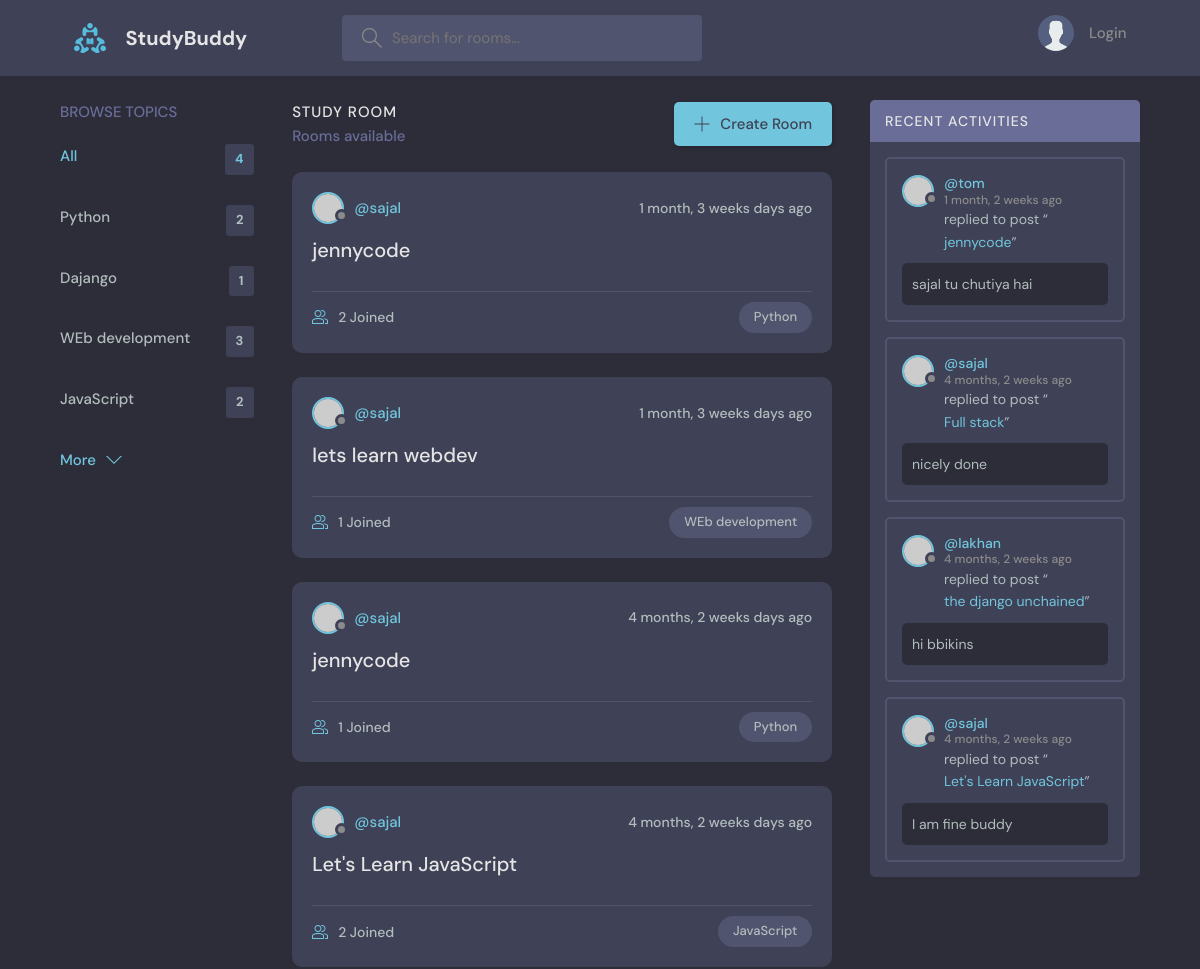
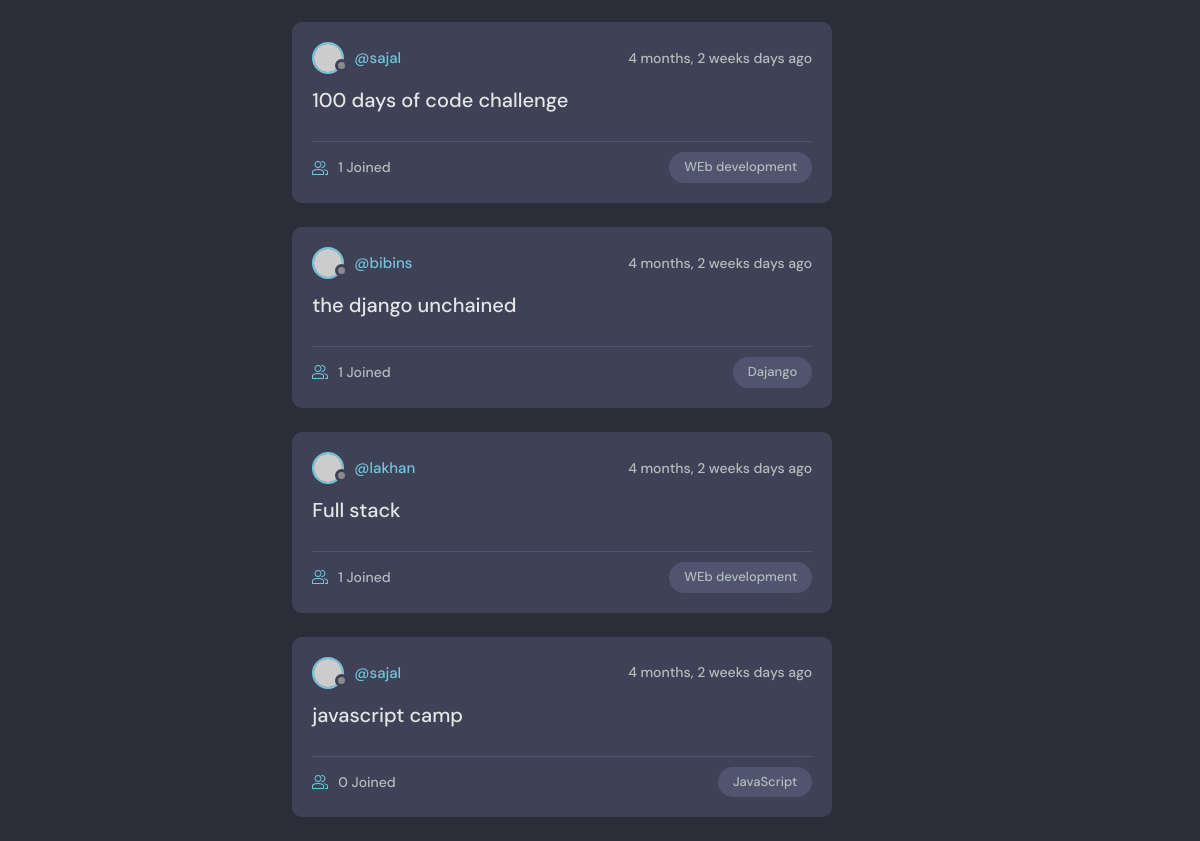
The page / on the database its author committed (2 pictures, top to bottom).
### base/models.py (models this page shows, shortened)
class Topic(models.Model):
    name = models.CharField(max_length=200)

class Room(models.Model):
    host = models.ForeignKey(User, on_delete=models.SET_NULL, null=True)
    topic = models.ForeignKey(Topic, on_delete=models.SET_NULL, null=True)
    name = models.CharField(max_length=200)
    description = models.TextField(null=True, blank=True)
    participants = models.ManyToManyField(
        User, related_name='participants', blank=True)
    updated = models.DateTimeField(auto_now=True)
    created = models.DateTimeField(auto_now_add=True)
    class Meta:
        ordering = ['-updated', '-created']

class Message(models.Model):
    user = models.ForeignKey(User, on_delete=models.CASCADE)
    room = models.ForeignKey(Room, on_delete=models.CASCADE)
    body = models.TextField()
    updated = models.DateTimeField(auto_now=True)
    created = models.DateTimeField(auto_now_add=True)
    class Meta:
        ordering = ['-updated', '-created']

### base/views.py (the view)
# urls.py: path('', views.home, name='home'),
def home(request):
    q = request.GET.get('q') if request.GET.get('q') != None else ''
    rooms = Room.objects.filter(
        Q(topic__name__icontains=q) |
        Q(name__icontains=q) |
        Q(description__icontains=q))
    topics = Topic.objects.all()[0:5]
    room_count = rooms.count()
    room_messages = Message.objects.filter(Q(room__topic__name__icontains=q))
    context = {'rooms': rooms, "topics": topics,
               'room_count': room_count, 'room_messages': room_messages}
    return render(request, 'base/home.html', context)

### base/templates/base/home.html (shortened to what this page needs)
{% extends 'main.html' %}
{% block content %}
<main class="layout layout--3">
  <div class="container">
    {% include 'base/topics_components.html' %}
    <div class="roomList">
      <div class="roomList__header">
        <div>
          <h2>Study Room</h2>
          <p>{{rooms_count}} Rooms available</p>
        </div>
        <a class="btn btn--main" href="{% url 'create_room' %}">
          <svg version="1.1" xmlns="http://www.w3.org/2000/svg" width="32" height="32" viewBox="0 0 32 32">
            <title>add</title>
            <path
              d="M16.943 0.943h-1.885v14.115h-14.115v1.885h14.115v14.115h1.885v-14.115h14.115v-1.885h-14.115v-14.115z"
            ></path>
          </svg>
          Create Room
        </a>
      </div>
      {% include 'base/feed_component.html' %}
    </div>
    {% include 'base/activity_components.html' %}
  </div>
</main>
{% endblock %}

### base/templates/base/topics_components.html
<div class="topics">
    <div class="topics__header">
      <h2>Browse Topics</h2>
    </div>
    <ul class="topics__list">
      <li>
        <a href="{% url 'home' %}" class="active">All <span>{{topics.count}}</span></a>
      </li>
      {% for topic in topics %}
        <li>
        <a href="{% url 'home' %}?q={{topic.name}}">{{topic.name}} <span>{{topic.room_set.all.count}}</span></a>
      </li>
        {% endfor %}
    </ul>
    <a class="btn btn--link" href="{% url 'topics' %}">
      More
      <svg version="1.1" xmlns="http://www.w3.org/2000/svg" width="32" height="32" viewBox="0 0 32 32">
        <title>chevron-down</title>
        <path d="M16 21l-13-13h-3l16 16 16-16h-3l-13 13z"></path>
      </svg>
    </a>
  </div>

### base/templates/base/feed_component.html (shortened to what this page needs)
{% for room in rooms%}
<div class="roomListRoom">
    <div class="roomListRoom__header">
      <a href="{% url 'user-profile' room.host.id %}" class="roomListRoom__author">
        <div class="avatar avatar--small">
          <img src="https://randomuser.me/api/portraits/women/11.jpg" />
        </div>
        <span>@{{room.host.username}}</span>
      </a>
      <div class="roomListRoom__actions">
        <span>{{room.created|timesince}} days ago</span>
      </div>
    </div>
    <div class="roomListRoom__content">
      <a href="{% url 'room' room.id %}">{{room.name}}</a>
    </div>
    <div class="roomListRoom__meta">
      <a href="{% url 'room' room.id %}" class="roomListRoom__joined">
        {{room.participants.all.count}} Joined
      </a>
      <p class="roomListRoom__topic">{{room.topic.name}}</p>
    </div>
  </div>
{%endfor%}

### base/templates/base/activity_components.html (shortened to what this page needs)
<div class="activities">
    <div class="activities__header">
      <h2>Recent Activities</h2>
    </div>
    {% for message in room_messages %}
    <div class="activities__box">
      <div class="activities__boxHeader roomListRoom__header">
        <a href="{% url 'user-profile' message.user.id %}" class="roomListRoom__author">
          <div class="avatar avatar--small">
            <img src="https://randomuser.me/api/portraits/women/11.jpg" />
          </div>
          <p>
            @{{message.user}}
            <span>{{message.created | timesince}} ago</span>
          </p>
        </a>
      </div>
      <div class="activities__boxContent">
        <p>replied to post “<a href="{% url 'room' message.room.id %}">{{message.room.name}}</a>”</p>
        <div class="activities__boxRoomContent">
          {{message.body}}
        </div>
      </div>
    </div>
    {% endfor %}
  </div>

### rows shown on the page
Topic: name "Python", room_set.all.count "2"
Topic: name "Dajango", room_set.all.count "1"
Topic: name "WEb development", room_set.all.count "3"
Topic: name "JavaScript", room_set.all.count "2"
Room: host.username "sajal", created "1 month, 3 weeks", name "jennycode", participants.all.count "2", topic.name "Python"
Room: host.username "sajal", created "1 month, 3 weeks", name "lets learn webdev", participants.all.count "1", topic.name "WEb development"
Room: host.username "sajal", created "4 months, 2 weeks", name "jennycode", participants.all.count "1", topic.name "Python"
Room: host.username "sajal", created "4 months, 2 weeks", name "Let's Learn JavaScript", participants.all.count "2", topic.name "JavaScript"
Room: host.username "sajal", created "4 months, 2 weeks", name "100 days of code challenge", participants.all.count "1", topic.name "WEb development"
Room: host.username "bibins", created "4 months, 2 weeks", name "the django unchained", participants.all.count "1", topic.name "Dajango"
Room: host.username "lakhan", created "4 months, 2 weeks", name "Full stack", participants.all.count "1", topic.name "WEb development"
Room: host.username "sajal", created "4 months, 2 weeks", name "javascript camp", participants.all.count "0", topic.name "JavaScript"
Message: user "tom", created "1 month, 2 weeks", room.name "jennycode", body "sajal tu chutiya hai"
Message: user "sajal", created "4 months, 2 weeks", room.name "Full stack", body "nicely done"
Message: user "lakhan", created "4 months, 2 weeks", room.name "the django unchained", body "hi bbikins"
Message: user "sajal", created "4 months, 2 weeks", room.name "Let's Learn JavaScript", body "I am fine buddy"

### other values the page prints
{{ topics.count }} "4"
